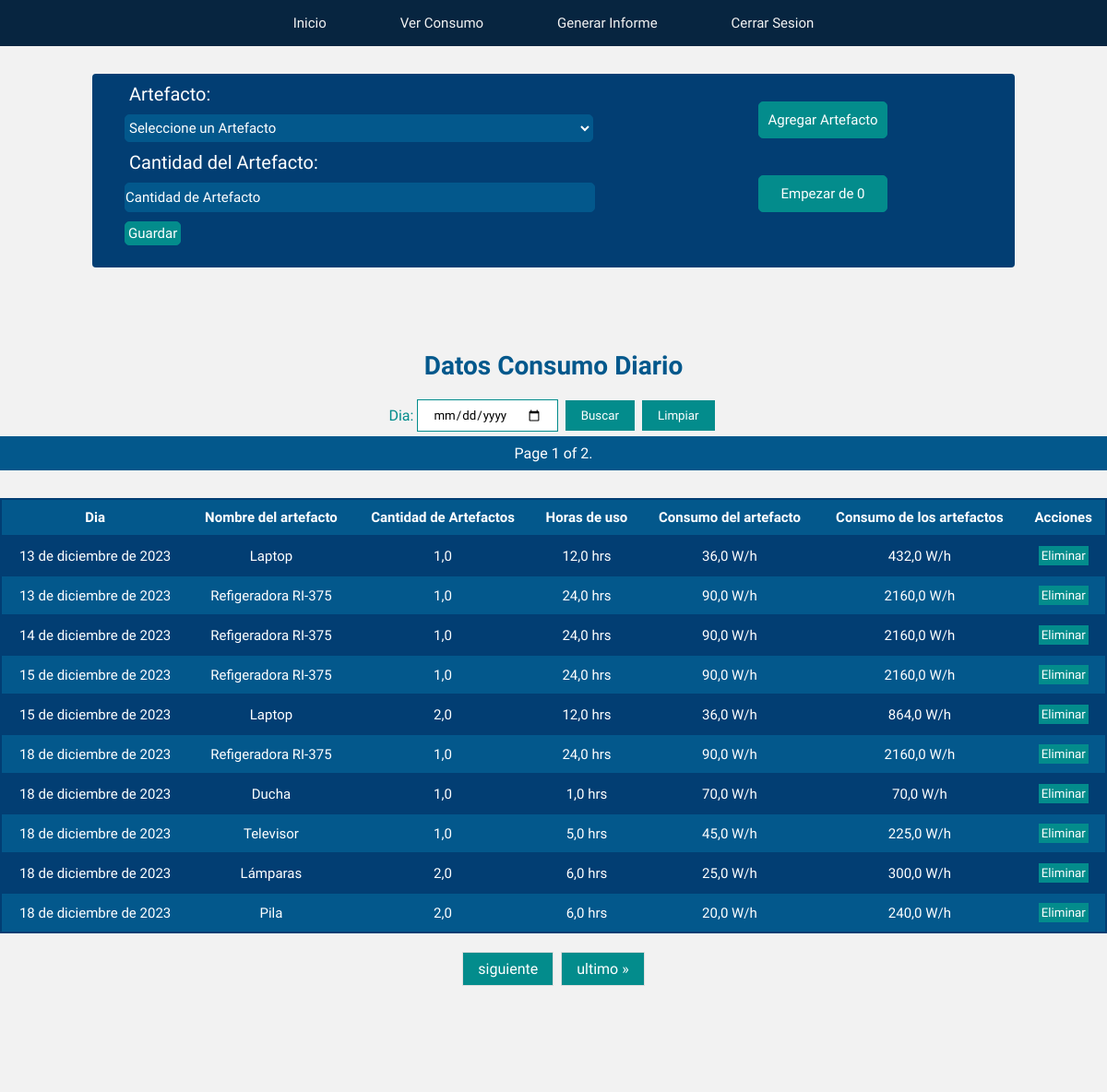
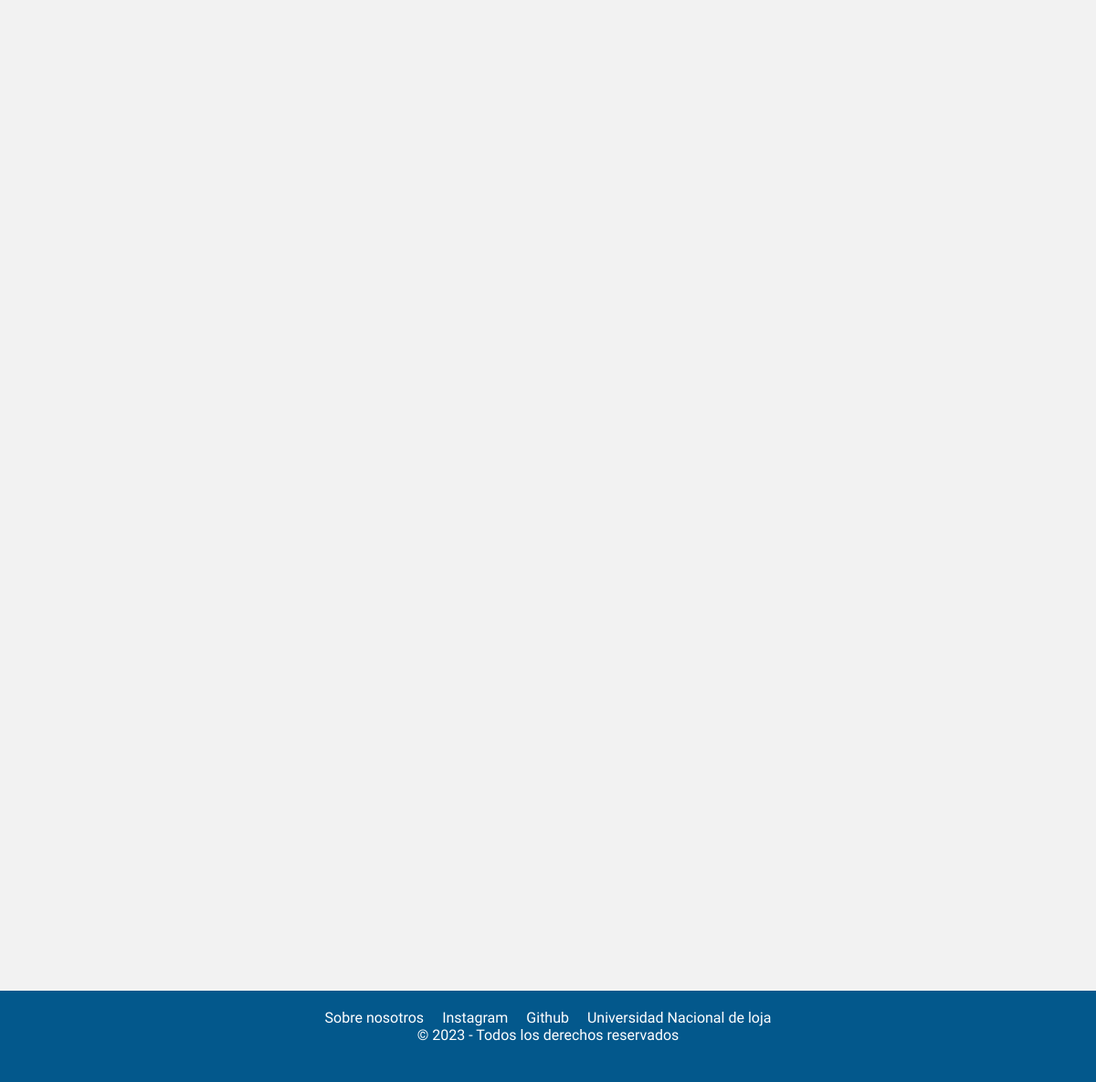
/paginaUsuario/inventario/ (signed in), run on the app's committed database (2 pictures, top to bottom).
### energy/models.py (models this page shows, shortened)
class Inventario(models.Model):
    user = models.ForeignKey(User, on_delete=models.CASCADE)
    artefacto = models.ForeignKey(Artefacto, on_delete=models.SET_NULL, null=True, related_name="artefacto_list")
    dia = models.DateField(default=datetime.now)
    cantidad_artefacto = models.FloatField()
    consumo_artefacto = models.FloatField(default=0)

class Artefacto(models.Model):
    user = models.ForeignKey(User, on_delete=models.CASCADE)
    nombre_artefacto = models.CharField(max_length=20)
    consumo_wh = models.FloatField(default=0)
    horas_de_uso = models.FloatField(default=0)
    def __str__(self):
        return f"{self.nombre_artefacto}"

### energy/views.py (the view, shortened to what this page needs)
# urls.py: path('paginaUsuario/inventario/', inventario, name="inventario"),
def inventario(request):
    if request.user.is_anonymous:
        return redirect('home')
    if request.user.is_authenticated:
        print(request.user.modoclaro.modo_claro)  # Corregir esta línea
        inventario_artefacto = Inventario.objects.filter(user=request.user)
        consumo_diario_del_mes = Informe.objects.filter(user=request.user)
        if request.method == 'GET':
            form = InventarioForm(user=request.user)
            inventario_artefacto = inventario_artefacto.order_by('dia')
            paginacion_inventario = Paginator(inventario_artefacto, 10)
            numero_pagina = request.GET.get('page')
            inventario_artefacto = paginacion_inventario.get_page(numero_pagina)
            return render(request, 'energy/home/inventario.html', {
                'form': form,
                'inventario_artefacto': inventario_artefacto,
                'consumo_diario': consumo_diario_del_mes,
                'eliminar_inventario': eliminar_inventario,
                'filtrar_inventario': FiltrarInventarioForm
            })
        return render(request, 'energy/home/inventario.html', {
            'eliminar': eliminar_artefacto_inventario,
            'ver_todo': Inventario.objects.filter(user=request.user),
        })

### energy/forms.py
class InventarioForm(forms.ModelForm):
    artefacto = forms.ModelChoiceField(
        widget=forms.Select(attrs={'placeholder': 'Artefacto'}),
        queryset=Artefacto.objects.all(),  # Inicialmente todos los artefacto, se actualizará en el __init__
        empty_label='Seleccione un Artefacto',
        required=True,
    )
    class Meta:
        model = Inventario
        fields = ('artefacto', 'cantidad_artefacto')
        widgets = {
            'cantidad_artefacto': forms.NumberInput(attrs={
                'placeholder': 'Cantidad de Artefacto',
                'min': '1',
            }),
        }
        labels = {
            'artefacto': 'Artefacto',
            'cantidad_artefacto': 'Cantidad del Artefacto',
        }
    def __init__(self, user, *args, **kwargs):
        super(InventarioForm, self).__init__(*args, **kwargs)
        self.fields['artefacto'].queryset = Artefacto.objects.filter(user=user)

### energy/templates/energy/home/inventario.html (shortened to what this page needs)
{% load static %}
<!DOCTYPE html>
<html lang="en">
<head>
    {% if  request.user.modoclaro.modo_claro %}
    <link rel="stylesheet" href="{% static 'energy/css/modo_claro/mcl_inventary.css' %}">
    {% else %}
    <link rel="stylesheet" href="{% static 'energy/css/modo_oscuro/mo_inventario.css' %}">
    {% endif %}
</head>
<body>
    <nav class="menu">
        <a href="{% url 'paginaUsuario' %}">Inicio</a>
        <a href="{% url 'proyecciones' %}">Ver Consumo</a>
        <a href="{% url 'informe' %}">Generar Informe</a>
        <a href="{% url 'cerrarSesion' %}">Cerrar Sesion</a>
    </nav>
    <div class="contenedor">
        <div class="formulario">
            <div class="form_content">
                <form method="post" action="{% url 'inventario' %}">
                    {{ form.as_p }}
                    <button type="submit">Guardar</button>
                  </form>
            </div>
            <div class="form_buttons">
                <button type="submit" ><a href="{% url 'artefacto' %}">Agregar Artefacto</a></button>
                <button type="submit"><a href="{% url 'eliminarInventario' %}"> Empezar de 0</a></button>
            </div>
        </div>
    </div>
<section class="section">
    <h1>Datos Consumo Diario</h1>
<form method="post" class="filtrar_artefacto">
    {{ filtrar_inventario }}
    <button type="submit"> Buscar</button>
    <button type="button" class="ver_todo"><a href="{% url 'inventario' %}">Limpiar</a></button>
</form>
 <span class="current">
            Page {{ inventario_artefacto.number }} of {{ inventario_artefacto.paginator.num_pages }}.
 </span>
<table>
  <tr>
      <th>Dia</th>
      <th>Nombre del artefacto</th>
      <th>Cantidad de Artefactos</th>
      <th>Horas de uso</th>
      <th>Consumo del artefacto</th>
      <th>Consumo de los artefactos</th>
      <th>Acciones</th>
  </tr>
  {% for inventario in inventario_artefacto %}
    <tr>
        <td>{{ inventario.dia }}</td>
        <td>{{ inventario.artefacto.nombre_artefacto }}</td>
        <td>{{ inventario.cantidad_artefacto }}</td>
        <td>{{ inventario.artefacto.horas_de_uso }} hrs</td>
        <td>{{ inventario.artefacto.consumo_wh }} W/h</td>
        <td>{{ inventario.consumo_artefacto }} W/h</td>
        <td>
        <form method="post" action="{% url 'eliminarArtefactoInventario' inventario.id %}">
          <button type="submit">Eliminar</button>
        </form>
        </td>
    </tr>
  {% endfor %}
</table>
<div class="pagination">
    <span class="step-links">
        {% if inventario_artefacto.has_next %}
            <a href="?page={{ inventario_artefacto.next_page_number }}">siguiente</a>
            <a href="?page={{ inventario_artefacto.paginator.num_pages }}">ultimo &raquo;</a>
        {% endif %}
    </span>
</div>
</section>
<footer>
    <nav class="navbarContactos">
        <ul class="contactos">
            <li><a href="{% url 'nosotros' %}">Sobre nosotros</a></li>
            <li><a href="https://www.instagram.com/foranix/">Instagram</a></li>
            <li><a href="https://github.com/SantiagoTamayo2002/energy_page#energy_page">Github</a></li>
            <li><a href="https://www.unl.edu.ec/">Universidad Nacional de loja</a></li>
        </ul>
    </nav>
    <p>&copy; 2023 - Todos los derechos reservados</p>
</footer>
</body>
</html>

### energy/static/energy/css/modo_claro/mcl_inventary.css (style rules this page uses)
* { padding: 0; margin: 0; font-family: 'livvic', sans-serif; }
body { background-color: #F2F2F2; color: #038C8C; }
.menu { position: relative; width: 100%; height: 50px; background: #072540; display: flex; justify-content: center; align-items: center; z-index: 2; }
.menu a { position: relative; display: inline-block; font-size: 15px; font-weight: 500; color: #F2F2F2; text-decoration: none; padding: 13px 35px; margin: 5px; z-index: 2; transition: color .5s; }
.menu a::after { content: ''; background: linear-gradient(10deg, #256D85, #038C8C); width: 100%; height: 100%; border-radius: 8px; position: absolute; top: 100%; left: 50%; transform: translate(-50%, -50%); z-index: -1; opacity: 0; transition: top .5s, opacity .5s; }
h1 { color: #03588C; font-size: 28px; text-align: center; }
.contenedor { display: flex; justify-content: center; }
.formulario { display: flex; margin-top: 30px; margin-bottom: 20px; padding: 0 20px; width: 80%; padding-bottom: 20px; border-radius: 4px; background-color: #023E73; }
.form_content { padding: 10px; width: 60%; height: 170px; }
.form_content input { width: 90%; height: 30px; border-radius: 5px; margin-top: 10px; margin-left: 5px; font-size: 15px; background-color: #03588C; color: #ffffff; border: 1px solid #03588C; }
.form_content input::placeholder { color: #ffffff; }
.form_content select { width: 90%; height: 30px; border-radius: 5px; margin: 10px 0; margin-left: 5px; font-size: 15px; background-color: #03588C; border: 1px solid #03588C; color: #ffffff; cursor: pointer; }
.form_content label { color: #FFFFFF; font-size: 20px; margin-left: 10px; }
.form_content button { margin-top: 10px; margin-left: 5px; color: #FFFFFF; background-color: #038C8C; border: 1px solid #038C8C; font-size: 15px; padding: 3px; border-radius: 5px; cursor: pointer; }
.form_buttons { width: 40%; flex-direction: column; text-align: center; }
.form_buttons button { display: inline; width: 140px; height: 40px; margin: 10px 80px; margin-top: 30px; background-color: #038C8C; border: 1px solid #038C8C; font-size: 15px; border-radius: 5px; }
.form_buttons button a { text-decoration: none; color: #FFFFFF; width: 600px; }
.section { margin-top: 70px; }
table { font-family: 'Livvic', Courier, monospace; width: 100%; height: 50vh; font-size: 15px; text-align: left; background-color: #023E73; color: #ffffff; border-collapse: collapse; margin-top: 30px; }
table button { background-color: #038C8C; border: 1px solid #038C8C; padding: 2px; color: #fff; cursor: pointer; }
th { font-weight: bolder; text-align: left; background-color: #03588C; }
tr { border: 2px solid #023E73; text-align: center; padding: 8px; }
tbody tr:nth-child(odd) { background-color: #03588C; }
th { text-align: center; align-content: center; padding: 10px; }
td { text-align: center; padding: 10px; }
.pagination { display: flex; justify-content: center; align-items: center; margin-top: 20px; }
.pagination a { color: #ffffff; float: left; padding: 8px 16px; text-decoration: none; transition: .3s; background-color: #038C8C; border: 1px solid #038C8C; }
.step-links { display: flex; align-items: center; justify-content: center; }
.step-links a { padding: 8px 16px; text-decoration: none; border: 1px solid #ddd; margin: 0 4px; }
.current { color: #ffffff; margin: 5px auto; padding: 8px 16px; text-decoration: none; border: 1px solid #03588C; background-color: #03588C; display: block; text-align: center; }
.filtrar_artefacto { display: flex; justify-content: center; align-items: center; margin-top: 20px; }
.filtrar_artefacto input { padding: 8px 16px; text-decoration: none; border: 1px solid #038C8C; margin: 0 4px; }
.filtrar_artefacto button { padding: 8px 16px; text-decoration: none; border: 1px solid #038C8C; margin: 0 4px; background-color: #038C8C; color: #ffffff; cursor: pointer; }
.ver_todo { display: inline-block; padding: 8px 16px; text-decoration: none; border: 1px solid #038C8C; margin: 0 4px; background-color: #038C8C; color: #ffffff; cursor: pointer; }
footer { background-color: #03588C; color: #ffffff; padding: 20px; text-align: center; position: fixed; bottom: 0; width: 100%; height: 100px; box-sizing: border-box; }
.contactos { display: flex; justify-content: center; align-items: center; list-style: none; padding: 0; }
.contactos li { margin: 0 10px; }
.contactos a { color: #ffffff; text-decoration: none; transition: color .5s; }
@media screen and (min-width: 480px) { footer { position: relative; bottom: 0; margin-top: 100%; width: 100%; } }

### data on the page
Inventario: dia "13 de diciembre de 2023", artefacto.nombre_artefacto "Laptop", cantidad_artefacto "1,0", artefacto.horas_de_uso "12,0", artefacto.consumo_wh "36,0", consumo_artefacto "432,0"
Inventario: dia "13 de diciembre de 2023", artefacto.nombre_artefacto "Refigeradora RI-375", cantidad_artefacto "1,0", artefacto.horas_de_uso "24,0", artefacto.consumo_wh "90,0", consumo_artefacto "2160,0"
Inventario: dia "14 de diciembre de 2023", artefacto.nombre_artefacto "Refigeradora RI-375", cantidad_artefacto "1,0", artefacto.horas_de_uso "24,0", artefacto.consumo_wh "90,0", consumo_artefacto "2160,0"
Inventario: dia "15 de diciembre de 2023", artefacto.nombre_artefacto "Refigeradora RI-375", cantidad_artefacto "1,0", artefacto.horas_de_uso "24,0", artefacto.consumo_wh "90,0", consumo_artefacto "2160,0"
Inventario: dia "15 de diciembre de 2023", artefacto.nombre_artefacto "Laptop", cantidad_artefacto "2,0", artefacto.horas_de_uso "12,0", artefacto.consumo_wh "36,0", consumo_artefacto "864,0"
Inventario: dia "18 de diciembre de 2023", artefacto.nombre_artefacto "Refigeradora RI-375", cantidad_artefacto "1,0", artefacto.horas_de_uso "24,0", artefacto.consumo_wh "90,0", consumo_artefacto "2160,0"
Inventario: dia "18 de diciembre de 2023", artefacto.nombre_artefacto "Ducha", cantidad_artefacto "1,0", artefacto.horas_de_uso "1,0", artefacto.consumo_wh "70,0", consumo_artefacto "70,0"
Inventario: dia "18 de diciembre de 2023", artefacto.nombre_artefacto "Televisor", cantidad_artefacto "1,0", artefacto.horas_de_uso "5,0", artefacto.consumo_wh "45,0", consumo_artefacto "225,0"
Inventario: dia "18 de diciembre de 2023", artefacto.nombre_artefacto "Lámparas", cantidad_artefacto "2,0", artefacto.horas_de_uso "6,0", artefacto.consumo_wh "25,0", consumo_artefacto "300,0"
Inventario: dia "18 de diciembre de 2023", artefacto.nombre_artefacto "Pila", cantidad_artefacto "2,0", artefacto.horas_de_uso "6,0", artefacto.consumo_wh "20,0", consumo_artefacto "240,0"

### other printed values
{{ inventario_artefacto.number }} "1"
{{ inventario_artefacto.paginator.num_pages }} "2"
